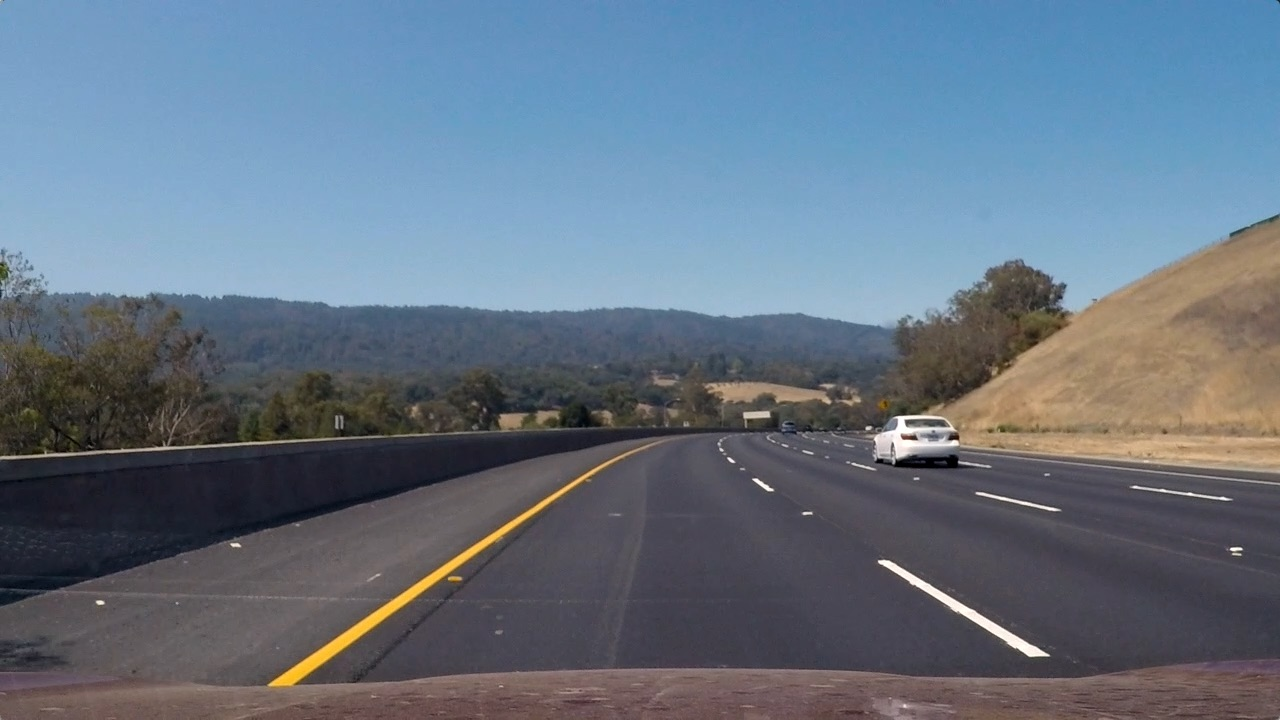
#> input picture Udacity-CarND-Vehicle-Detection-and-Tracking/test3.jpg, 1280 x 720 px
$ jupyter execute --allow-errors VehicleDetectionAndTracking.ipynb   (shell and % lines are left out)   (older library calls are emulated)
#> lines starting #> are read from the running program, lines starting #| are printed output that depends on the picture
[cell 1]
#코드 실행에 필요한 라이브러리를 import를 사용해 가져옵니다.
import glob
import cv2 as cv2
import numpy as np   # as를 이용해 numpy 모듈을 np로 지정해 전부 타이핑 하는 수고를 줄입니다.
import matplotlib.pyplot as plt
import random
from skimage.feature import hog # skimage.feature 모듈에서 hog만 가져옵니다.

### Step 1 - Read Images

[cell 2]
#reading image paths with glob
# glob을 이용해 이미지 파일의 경로명에 접근해 아래의 코드에서는 vehicles/vehicles/*/에서 확장자가 png인 파일만 추출합니다.
vehicle_image_arr = glob.glob('./vehicles/vehicles/*/*.png')

# read images and append to list
# images를 읽고 vehicle_images_original 리스트에 추가합니다.
vehicle_images_original=[]
for imagePath in vehicle_image_arr:
    readImage=cv2.imread(imagePath)
    rgbImage = cv2.cvtColor(readImage, cv2.COLOR_BGR2RGB)
    vehicle_images_original.append(rgbImage)

# image를 다 읽고, 리스트에 저장한 후 끝났다는 것을 알려주기 위해 print를 이용해 메시지를 출력합니다.
print('Reading of Vehicle Images Done')

#glob을 이용해 파일의 경로에 접근해 non-vehicles에 해당하는 이미지 파일들을 non_vehicle_image_arr에 저장합니다.
non_vehicle_image_arr = glob.glob('./non-vehicles/non-vehicles/*/*.png')

# images를 읽고, non_vehilce_images_original 리스트에 추가합니다.
non_vehicle_images_original=[]
for imagePath in non_vehicle_image_arr:
    readImage=cv2.imread(imagePath)
    rgbImage = cv2.cvtColor(readImage, cv2.COLOR_BGR2RGB)
    non_vehicle_images_original.append(rgbImage)

print("Reading of Non Vehicle Images Done")

# vehicle_image_arr, non_vehicle_images_original 의 개수를 출력해 위의 코드가 제대로 실행되었는지 확인합니다.
print("No of Vehicle Images Loaded -"+ str(len(vehicle_image_arr)))
print("No of Non-Vehicle Images Loaded -"+ str(len(non_vehicle_images_original)))

[cell 3]
# Visualizing the Vehicle and Non Vehicle Images

f, axes = plt.subplots(4,2, figsize=(10,10))
plt.subplots_adjust(hspace=0.5) # 서브 플롯간의 간격을 조절하기 위해 subplots_adjust() 함수를 이용함.
# hspace: The height of the padding between subplots, as a fraction of the average Axes height.

#> (the rest of this cell did not finish here and is left out)

### Step 2- Extract Features

### Step 2.1 - Color Spaces

[cell 4]
### Extract Color Space

#Histogram을 만듭니다.
# bins는 도수분포 구간을 나타냅니다.
# [15 lines left out: functions ExtractColorHistogram, FindBinCenter, not called in this run]

#Extracting Color Features from bin lengths
# concatenate 함수를 사용하여 zero_chnanel, first_channel, second_channel 배열을 합칩니다.
def ExtractColorFeatures(zero_channel, first_channel, second_channel):
    return np.concatenate((zero_channel[0], first_channel[0], second_channel[0]))

[cell 5]
# Checking Color Features for Vehicles
# vehicles에 색상 요소를 확인합니다.

f, axes= plt.subplots(4,5, figsize=(20,10))  # 4행 5열에 해당하는 subplots을 만듭니다.
f.subplots_adjust(hspace=0.5)

#> (the rest of this cell did not finish here and is left out)

[cell 6]
# Checking Color Features for Non Vehicles
# Non Vehicles의 색상 요소를 확인합니다.

f, axes= plt.subplots(4,5, figsize=(20,10))  # 4행 5열에 해당하는 subplots을 만듭니다.
f.subplots_adjust(hspace=0.5)

#> (the rest of this cell did not finish here and is left out)

### Step 2.2 - Spatial Binning

[cell 7]
#Resizing Image to extract features, so as to reduce the feature vector size
# cv2.resize 함수를 이용하여 image를 size 변수에 해당하는 값으로 image size를 조절합니다.
# ravel() 함수는 다차원 배열을 1차원으로 바꾸어줍니다.
def SpatialBinningFeatures(image,size):
    image= cv2.resize(image,size)
    return image.ravel()

#> (a cell that did not finish here is left out)

### Step 2.3 - HOG ( Histogram of Oriented Gradients)

[cell 9]
# General method to extract the HOG of the image
# HOG 방법을 사용해 이미지를 추출합니다.
# skimage.feature에 있는 hog 함수를 사용합니다. 맨 위에 from ~ import를 사용함.
def GetFeaturesFromHog(image,orient,cellsPerBlock,pixelsPerCell, visualise= False, feature_vector_flag=True):
    if(visualise==True): # visualize가 True일 때 실행되는 조건문
        hog_features, hog_image = hog(image, orientations=orient,
                          pixels_per_cell=(pixelsPerCell, pixelsPerCell),
                          cells_per_block=(cellsPerBlock, cellsPerBlock),
                          visualise=True, feature_vector=feature_vector_flag)
        # 각각의 매개변수는 hog를 이용하여 features로 바꾸기 위해 사용자가 지정하는 값입니다.
        #pixels_per_cell은 하나의 cell당 픽셀수를 나타낸다.
        #cells_per_block은 하나의 block당 cell 수를 나타냅니다.
        #hog_featrue, hog_image에 hog 함수를 이용하여 나온 값을 각각 저장합니다.
        return hog_features, hog_image

    else:         # visualize가 False일 때 실행되는 조건문
        hog_features = hog(image, orientations=orient,
                          pixels_per_cell=(pixelsPerCell, pixelsPerCell),
                          cells_per_block=(cellsPerBlock, cellsPerBlock),
                          visualise=False, feature_vector=feature_vector_flag)
        return hog_features    # hog_features를 구합니다.

#> (a cell that did not finish here is left out)

### Step 3- Generate Features Data

[cell 11]
#Convert Image Color Space. Note the colorspace parameter is like cv2.COLOR_RGB2YUV
# image의 Color Space를 변환합니다. 예를들어, cv2.COLOR_RGB2YUV처럼 RGB를 YUV color space로 변환하는 것과 같습니다.
def ConvertImageColorspace(image, colorspace):
    return cv2.cvtColor(image, colorspace)

[cell 12]
# Method to extract the features based on the choices as available in step 2
# featureList에 각 채널에 해당하는 feature를 합친 배열을 추가합니다.

def ExtractFeatures(images,orientation,cellsPerBlock,pixelsPerCell, convertColorspace=False):
#> called with orientation = 9, cellsPerBlock = 2, pixelsPerCell = 16, convertColorspace = True
    featureList=[]
    imageList=[]
    for image in images:
        if(convertColorspace==True):   #convertColorspace가 True일 때 RGB를 YUV Color Space로 변경해줍니다.
            image= cv2.cvtColor(image, cv2.COLOR_RGB2YUV)
        local_features_1=GetFeaturesFromHog(image[:,:,0],orientation,cellsPerBlock,pixelsPerCell, False, True)
        # visualize=False이고, 각각의 feature를 hog방법을 이용하여 구합니다.
        local_features_2=GetFeaturesFromHog(image[:,:,1],orientation,cellsPerBlock,pixelsPerCell, False, True)
        local_features_3=GetFeaturesFromHog(image[:,:,2],orientation,cellsPerBlock,pixelsPerCell, False, True)
        x=np.hstack((local_features_1,local_features_2,local_features_3)) # 배열을 왼쪽에서 오른쪽으로 붙입니다.
        featureList.append(x) # featureList에 x를 추가해줍니다.
    return featureList

#### Extracting the Features of the Dataset

[cell 13]
# 데이터셋으로 부터 Features를 출력하기 위한 Parameter
orientations=9
cellsPerBlock=2
pixelsPerBlock=16
convertColorSpace=True
vehicleFeatures= ExtractFeatures(vehicle_images_original,orientations,cellsPerBlock,pixelsPerBlock, convertColorSpace)
nonVehicleFeatures= ExtractFeatures(non_vehicle_images_original,orientations,cellsPerBlock,pixelsPerBlock, convertColorSpace)

[cell 14]
featuresList= np.vstack([vehicleFeatures, nonVehicleFeatures])
# featureList에 vehicleFeatures와 nonVehicleFeatures를 vstack을 이용하여 세로로 결합한 값을 저장합니다.
print("Shape of features list is ", featuresList.shape) # featureList의 shape을 출력합니다.
labelList= np.concatenate([np.ones(len(vehicleFeatures)), np.zeros(len(nonVehicleFeatures))])
# labelList에 vehicleFeatures에 해당하는 개수만큼 np.ones() 함수를 이용하여 1로 채워진 배열을 생성함.
# nonVehicleFeatures에 해당하는 개수만큼 np.zeros() 함수를 이용하여 0으로 채워진 배열을 생성합니다
print("Shape of label list is ", labelList.shape) # label list의 shape를 출력합니다.

### Step 4- Data Preprocessing

### Step 4.1 - Splitting Data into Training and Test Set

[cell 15]
# train test split of data
# data에서 train과 test를 분리합니다.
from sklearn.model_selection import train_test_split

#> (the rest of this cell did not finish here and is left out)

### Step 4.2 - Normalization and Scaling of Data

[cell 16]
# normalization and scaling
# data를 변환하는 코드

from sklearn.preprocessing import StandardScaler

scaler= StandardScaler() # StandardScaler()는 평균을 제거하고, 데이터를 단위분산으로 조정합니다.
# 이상치가 있는 경우 데이터의 확산은 매우 달라지는게 단점입니다.
#> (the rest of this cell did not finish here and is left out)

### Step 5- Define and Train a classifier

[cell 17]

# Train a Linear SVM classifer
# SVM은 클래스를 구분하는 분류 문제에서 각 클래스를 잘 구분하는 선을 그어주는 방식입니다.
# SVM 방식 중 LinearSVC는 scikit-learn에서 지원하는 방식이면, 표준적으로 구현된 svm입니다.
from sklearn.svm import LinearSVC
classifier1= LinearSVC()
#> (the rest of this cell did not finish here and is left out)

### Step 6 - Sliding Window

[cell 18]
# function to draw sliding Windows
# box를 그려주는 함수

import matplotlib.image as mpimg

# [18 lines left out: function draw_boxes, not called in this run]

[cell 19]
# function to find the windows on which we are going to run the classifier

# 슬라이딩 윈도우를 구합니다.
def slide_window(img, x_start_stop=[None, None], y_start_stop=[None, None],
                    xy_window=(64, 64), xy_overlap=(0.9, 0.9)):

    # x,y start_stop[0]이 None 일 경우 0을 대입하고,   x,y start_stop[1]이 None일 경우 img.shape에 해당하는 값을 넣어줌
    if x_start_stop[0] == None:
        x_start_stop[0]=0
    if x_start_stop[1] == None:
        x_start_stop[1]=img.shape[1]
    if y_start_stop[0] ==  None:
        y_start_stop[0]= 0
    if y_start_stop[1] ==  None:
        y_start_stop[1]=img.shape[0]


    window_list = []
    image_width_x= x_start_stop[1] - x_start_stop[0]   # x의 너비를 구함
    image_width_y= y_start_stop[1] - y_start_stop[0]   # y의 너비를 구함.

    windows_x = np.int( 1 + (image_width_x - xy_window[0])/(xy_window[0] * xy_overlap[0]))
    windows_y = np.int( 1 + (image_width_y - xy_window[1])/(xy_window[1] * xy_overlap[1]))

    modified_window_size= xy_window
    for i in range(0,windows_y):
        y_start = y_start_stop[0] + np.int( i * modified_window_size[1] * xy_overlap[1])
        for j in range(0,windows_x):
            x_start = x_start_stop[0] + np.int( j * modified_window_size[0] * xy_overlap[0])

            x1 = np.int( x_start +  modified_window_size[0])
            y1= np.int( y_start + modified_window_size[1])
            window_list.append(((x_start,y_start),(x1,y1)))
    return window_list

[cell 20]
# function that returns the refined Windows
# From Refined Windows we mean that the windows where the classifier predicts the output to be a car
# 자동차에 해당하는 부분에 predict값이 1이면 refinedWindows에 추가하는 함수


def DrawCars(image,windows, converColorspace=False):
    refinedWindows=[]
    for window in windows:

        start= window[0]
        end= window[1]
        clippedImage=image[start[1]:end[1], start[0]:end[0]]

        if(clippedImage.shape[1] == clippedImage.shape[0] and clippedImage.shape[1]!=0):
            # clippedImage.shape의 [0],[1]이 같고, clippedImage[1]에 해당하는 값이 0이 아닐때 조건문이 실행됩니다.

            clippedImage=cv2.resize(clippedImage, (64,64))  # clippedimage를 (64,64)로 변환합니다.

            f1=ExtractFeatures([clippedImage], 9 , 2 , 16,converColorspace)
            # f1에 ExtractFeatures를 통해 featureList를 생성하고 f1에 대입합니다.

            predictedOutput=classifier1.predict([f1[0]])   # predict를 통해 예측값을 얻습니다.
            if(predictedOutput==1):     # 1일 경우 refinedWindow 리스트에 window 원소를 추가합니다.
                refinedWindows.append(window)

    return refinedWindows    # refinedWindows를 반환합니다.

[cell 21]
# trying out SubSampling using HOG but not able to go through as feature size is not the same.

# [25 lines left out: function DrawCarsOptimised, not called in this run]

[cell 22]
#testing our functions of slide_window and draw window. Defining here dummy windows
# 위에서 정의한 함수들이 제대로 동작하는지 확인하는 코드

image = mpimg.imread('test3.jpg')
#> image is the input picture: shape (720, 1280, 3); mean R, G, B 101.1, 115.3, 130.7

# slide_window 함수를 이용하여 windows를 그립니다.
windows1 = slide_window(image, x_start_stop=[0, 1280], y_start_stop=[400,464],
                    xy_window=(64,64), xy_overlap=(0.15, 0.15))
#> windows1 = 127 items
windows4 = slide_window(image, x_start_stop=[0, 1280], y_start_stop=[400,480],
                    xy_window=(80,80), xy_overlap=(0.2, 0.2))
#> windows4 = 76 items
windows2 = slide_window(image, x_start_stop=[0, 1280], y_start_stop=[400,612],
                    xy_window=(96,96), xy_overlap=(0.3, 0.3))
#> windows2 = 210 items
windows3 = slide_window(image, x_start_stop=[0, 1280], y_start_stop=[400,660],
                    xy_window=(128,128), xy_overlap=(0.5, 0.5))
#> windows3 = 57 items


windows = windows1 + windows2 +  windows3 + windows4
#> windows = 470 items
print("Total No of windows are ",len(windows))   # windows의 개수를 출력합니다.
#| Total No of windows are  470
#> (the rest of this cell did not finish here and is left out)

#> the loop in DrawCars, `for window in windows: ` made 1 pass
#> (start, end) on pass 1: ((0, 400), (64, 464))
#> pass 1, in DrawCars, `clippedImage=image[start[1]:end[1], start[0]:end[0]]`:
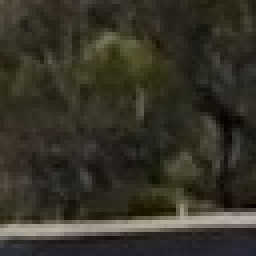
#> clippedImage: shape (64, 64, 3) (shown 4 times larger); mean R, G, B 54.2, 50.9, 40
#> after the loop in DrawCars, `for window in windows:`: refinedWindows = []

f,axes= plt.subplots(2,1, figsize=(30,15))  # 2행 1열의 subplots를 그립니다.

window_img = draw_boxes(image, windows)    # windows가 그려진 이미지를 window_img에 넣습니다.

axes[0].imshow(window_img)    # window_img를 첫번째 행에 보여줍니다.
axes[0].set_title("Window Coverage")
# 모든 window를 다 보여줍니다.

window_img = draw_boxes(image, refinedWindows)
# 위에 코드의 window_img와 다르게 windows대신 refinedWindows를 두번째 매개변수에 넣었습니다.
#차량에 해당하는 부분만 box가 그려지는 것을 확인할 수 있습니다.
axes[1].set_title("Test Image with Refined Sliding Windows")
axes[1].imshow(window_img)  # refinedWindows 함수를 적용한 window_img를 두번째 행에 보여줍니다.

### Step 7 - Applying Heatmap

[cell 23]
# function to increase the pixel by one inside each box
# heatmap을 업데이트 해주는 함수

# [9 lines left out: function add_heat, not called in this run]

[cell 24]
# applying a threshold value to the image to filter out low pixel cells
# threshold보다 작은 heatmap 인덱스는 0으로 초기화합니다.
# threshold를 적용한 heatmap

# [5 lines left out: function apply_threshold, not called in this run]

[cell 25]
# find pixels with each car number and draw the final bounding boxes
#  차량을 발견하면, 바운딩 박스를 그리는 코드입니다.

from scipy.ndimage.measurements import label
# [14 lines left out: function draw_labeled_bboxes, not called in this run]

[cell 26]
#testing our heat function
# 위에서 정의한 함수들의 테스트 해보는 코드

heat = np.zeros_like(image[:,:,0]).astype(np.float)

#> (the rest of this cell did not finish here and is left out)

### Step 8 - Averaging Rectangles over Frames

[cell 27]
# Defining a class to store the refined frames found from the last 15 frames
# 클래스에 최근 15개의 frame으로부터 찾은 refined frame 들을 저장합니다.

class KeepTrack():
    def __init__(self):     # 생성자 함수에서는 비어있는 refinedWindows 리스트를 만듭니다.
        self.refinedWindows = []

    # [5 lines left out: function AddWindows, not called in this run]

### Step 9 - Defining Pipeline

[cell 28]
#defining the Parameters required for the pipeline to run
# pipeline이 동작하기 위해 필요한 파라미터들을 정의하는 부분입니다.

orientation=9 # No of orientations of HOG
cellsPerBlock=2 # No of cells per block
pixelsPerCell=16 # No of pixels per cell
xy_window=(64, 64) # window Size
xy_overlap=(0.15, 0.15) # Window Overlap. Please note this is different as provided by Udacity. Overlap of 0.15 means my windows are 85% overlapping with each other
x_start_stop=[0, image.shape[1]] # X Coordinates to start and stop search
#> x_start_stop = [0, 1280]
y_start_stop=[400, 660] # Y Coordinates to start and stop search

# Window 1- Size - 64x64 , Overlap-85%
windows_normal = slide_window(image, x_start_stop, [400,464],
                    xy_window, xy_overlap)
#> windows_normal = 127 items

# Window 2- Size - 80x80 , Overlap-80%
xy_window_1_25= (80,80)
xy_window_1_25_overlap=(0.2, 0.2)
windows_1_25 = slide_window(image, x_start_stop, [400,480],
                    xy_window_1_25, xy_window_1_25_overlap)
#> windows_1_25 = 76 items

# Window 3- Size - 96x96 , Overlap-70%
xy_window_1_5= (96,96)
xy_window_1_5_overlap=(0.3, 0.3)
windows_1_5 = slide_window(image, x_start_stop, [400,612],
                    xy_window_1_5, xy_window_1_5_overlap)
#> windows_1_5 = 210 items

# Window 4- Size - 128x128 , Overlap-50%
xy_window_twice_overlap=(0.5, 0.5)
xy_window_twice = (128,128)
windows_twice = slide_window(image, x_start_stop, [400,660],
                    xy_window_twice, xy_window_twice_overlap)
#> windows_twice = 57 items

# Total Windows - 470
windows= windows_normal +  windows_1_5  + windows_twice +windows_1_25
print("No of Windows are ",len(windows))
#| No of Windows are  470
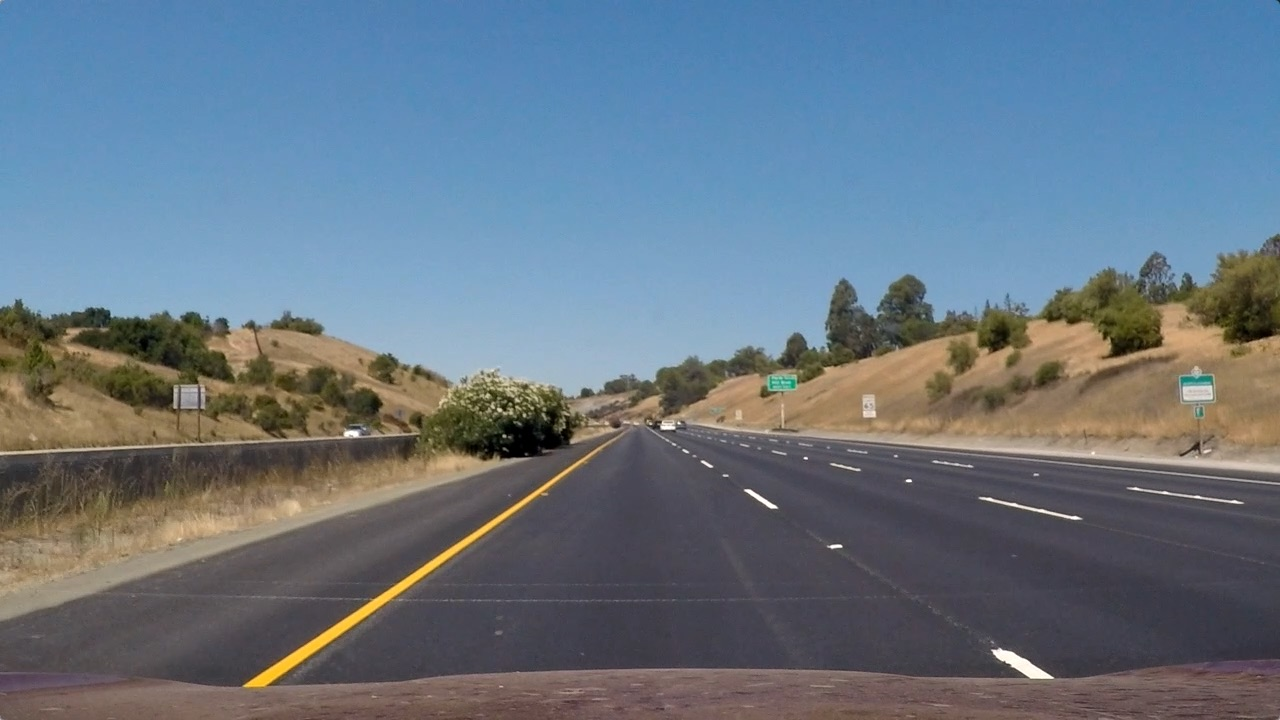
#> input picture Udacity-CarND-Vehicle-Detection-and-Tracking/test_images/straight_lines1.jpg, 1280 x 720 px
#> further down, image is the input picture: shape (720, 1280, 3); mean B, G, R 131.2, 117.7, 103.2

#> (a cell that did not finish here is left out)

[cell 30]
# Defining a different pipeline to process the images as we do not want to keep track of previous frames here
# PipelineImage 함수에서는 draw_ing와 heatmap을 반환해줍니다.

def PipelineImage(image):

    refinedWindows=DrawCars(image,windows, True)
#> the loop in DrawCars, `for window in windows: ` made 1 pass
#> pass 1, in DrawCars (call 2), `clippedImage=image[start[1]:end[1], start[0]:end[0]]`:
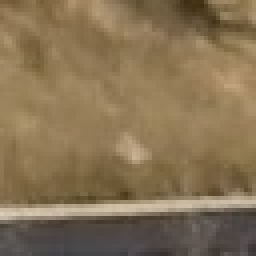
#> clippedImage: shape (64, 64, 3) (shown 4 times larger); mean R, G, B 133.9, 113.7, 83.7
    heat = np.zeros_like(image[:,:,0]).astype(np.float)
    # np.zeros_like를 이용하여 image[:,:,0]와 행과 열의 개수가 같고, 원소들이 0으로 채워진 배열을 반환합니다.
    heat = add_heat(heat,refinedWindows)
    #heat에 refinedWindows에 해당하는 원소들을 추가해 heat를 업데이트 합니다.

    heatmap = np.clip(heat, 0, 255) # np.clip(heat,0,255) 는 0보다 작은 값은 0으로 255보다 큰 값은 255로 바꿔주는 함수입니다.
    heatmap = apply_threshold(heat, 4)
    labels = label(heatmap)
    draw_img = draw_labeled_bboxes(np.copy(image), labels) # draw_img는 draw_labeled_bboxes를 이용해 box를 그린 이미지를 저장합니다.
    return draw_img,heatmap

### Step 10- Testing Pipeline on Test Images

[cell 31]
# glob을 이용해 이미지 파일의 경로명에 접근해 아래의 코드에서는 ./test_images에서 확장자가 /*.jpg인 파일만 추출합니다.
test_images= glob.glob("./test_images/*.jpg")
f, axes= plt.subplots(8,3, figsize=(20,40))

#> (the rest of this cell did not finish here and is left out)
